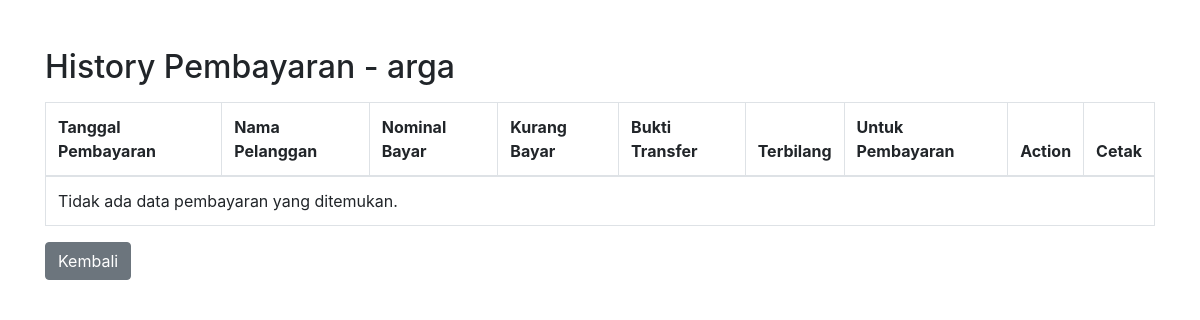
/history_pembayaran.php?id=1 (signed in), run on an earlier commit of the app's database.
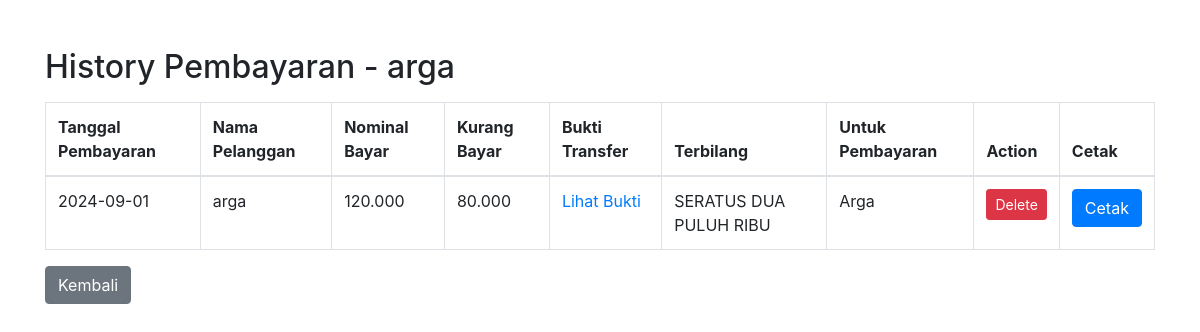
And on a later commit of the database.
### tables this page shows
CREATE TABLE `pelanggan` (
  `id` int(11) NOT NULL,
  `nama_pelanggan` varchar(100) NOT NULL,
  `no_wa` varchar(20) NOT NULL,
  `alamat` text NOT NULL,
  `paket_wifi` varchar(50) NOT NULL,
  `tanggal_aktivasi` date NOT NULL,
  `status` enum('Aktif','Tidak Aktif') DEFAULT 'Tidak Aktif'
);

CREATE TABLE `pembayaran` (
  `id` int(11) NOT NULL,
  `pelanggan_id` int(11) DEFAULT NULL,
  `nominal_bayar` varchar(50) DEFAULT NULL,
  `kurang_bayar` varchar(50) DEFAULT NULL,
  `bukti_transfer` varchar(255) DEFAULT NULL,
  `terbilang` varchar(255) DEFAULT NULL,
  `untuk_pembayaran` varchar(255) DEFAULT NULL,
  `tanggal_pembayaran` varchar(50) DEFAULT NULL,
  `bukti_tf` varchar(255) DEFAULT NULL
);

### history_pembayaran.php (the view, shortened to what this page needs)
<?php
$conn = new mysqli("localhost", "root", "", "pilarapp");
$pelanggan_id = $_GET['id'];
$sql_nama = $conn->prepare("SELECT nama_pelanggan FROM pelanggan WHERE id = ?");
$sql_nama->bind_param("i", $pelanggan_id);
$sql_nama->execute();
$result_nama = $sql_nama->get_result();
if ($result_nama->num_rows > 0) {
    $nama_pelanggan = $result_nama->fetch_assoc()['nama_pelanggan'];
} else {
    $nama_pelanggan = "Tidak diketahui";
}
$sql = $conn->prepare("SELECT * FROM pembayaran WHERE pelanggan_id = ?");
$sql->bind_param("i", $pelanggan_id);
$sql->execute();
$result = $sql->get_result();
?>
<!DOCTYPE html>
<html lang="en">
<head>
    <link rel="stylesheet" href="https://stackpath.bootstrapcdn.com/bootstrap/4.5.2/css/bootstrap.min.css">
</head>
<body>
    <div class="container mt-5">
        <h2>History Pembayaran - <?php echo htmlspecialchars($nama_pelanggan); ?></h2>
        <table class="table table-bordered mt-3">
            <thead>
                <tr>
                    <th>Tanggal Pembayaran</th>
                    <th>Nama Pelanggan</th>
                    <th>Nominal Bayar</th>
                    <th>Kurang Bayar</th>
                    <th>Bukti Transfer</th>
                    <th>Terbilang</th>
                    <th>Untuk Pembayaran</th>
                    <th>Action</th>
                    <th>Cetak</th>
                </tr>
            </thead>
            <tbody>
                <?php
                if ($result->num_rows > 0) {
                    while ($row = $result->fetch_assoc()) {
                        echo "<tr>
                                <td>" . htmlspecialchars($row['tanggal_pembayaran']) . "</td>
                                <td>" . htmlspecialchars($nama_pelanggan) . "</td>
                                <td>" . htmlspecialchars($row['nominal_bayar']) . "</td>
                                <td>" . htmlspecialchars($row['kurang_bayar']) . "</td>
                                <td><a href='uploads/" . htmlspecialchars($row['bukti_tf']) . "' target='_blank'>Lihat Bukti</a></td>
                                <td>" . htmlspecialchars($row['terbilang']) . "</td>
                                <td>" . htmlspecialchars($row['untuk_pembayaran']) . "</td>
                                <td>
                                    <a href='delete.php?id=" . $row['id'] . "&pelanggan_id=" . $pelanggan_id . "' class='btn btn-danger btn-sm' onclick=\"return confirm('Apakah Anda yakin ingin menghapus data ini?');\">Delete</a>
                                </td>
                                <td>
                                    <button onclick=\"window.location.href='printkwitansi.php?id=" . $row['id'] . "'\" class='btn btn-primary'>Cetak</button>
                                </td>
                            </tr>";
                    }
                } else {
                    echo "<tr><td colspan='9'>Tidak ada data pembayaran yang ditemukan.</td></tr>";
                }
                ?>
            </tbody>
        </table>
        <a href="internet_home.php" class="btn btn-secondary">Kembali</a>
    </div>
</body>
</html>

What changed in the data, as far as the page shows it:
added pembayaran: tanggal_pembayaran "2024-09-01", pelanggan.nama_pelanggan "arga", nominal_bayar "120.000", kurang_bayar "80.000", terbilang "SERATUS DUA PULUH RIBU", untuk_pembayaran "Arga"
Also different on the page:
text no longer shown: "Tidak ada data pembayaran yang ditemukan."
